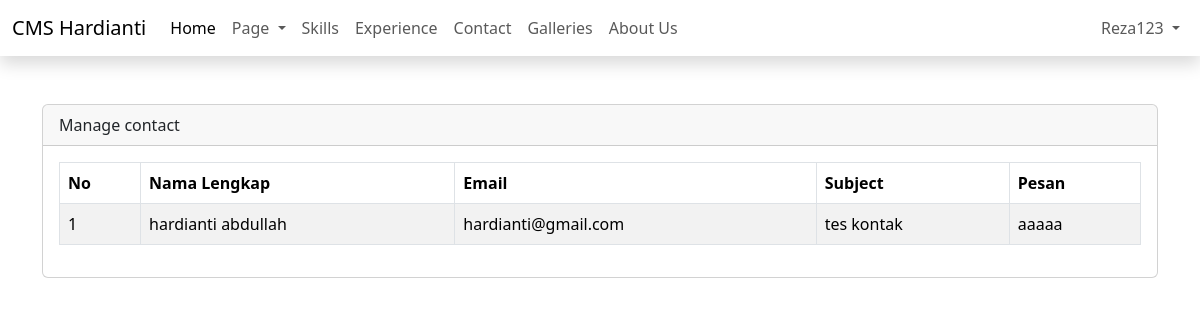
The app's page /admin/dashboard.php?page=manage-contact (signed in) with its own data.
### tables this page shows
CREATE TABLE `contacts` (
  `id` int(11) NOT NULL,
  `first_name` varchar(50) NOT NULL,
  `last_name` varchar(50) NOT NULL,
  `email` varchar(50) NOT NULL,
  `subject` varchar(100) NOT NULL,
  `message` text NOT NULL,
  `created_at` timestamp NULL DEFAULT current_timestamp(),
  `updated_at` timestamp NULL DEFAULT NULL ON UPDATE current_timestamp()
);

### admin/content/manage-contact.php (the view, shortened to what this page needs)
<?php
$query = mysqli_query($config, "SELECT * FROM contacts ORDER BY id DESC");
$row = mysqli_fetch_all($query, MYSQLI_ASSOC);
?>
<div class="table-responsive">
    <table class="table table-bordered table-striped" id="table">
        <thead>
            <tr>
                <th>No</th>
                <th>Nama Lengkap</th>
                <th>Email</th>
                <th>Subject</th>
                <th>Pesan</th>
            </tr>
        </thead>
        <tbody>
            <?php $i = 1;
            foreach ($row as $key => $data): ?>
                <tr>
                    <td><?= $key + 1 ?></td>
                    <td><?= $data['first_name'] . " " . $data['last_name'] ?></td>
                    <td><?= $data['email'] . " " ?></td>
                    <td><?= $data['subject'] . " "  ?></td>
                    <td><?= $data['message'] . " " ?></td>
                </tr>
            <?php endforeach ?>
        </tbody>
    </table>
</div>

### records on screen
contacts: first_name "hardianti", last_name "abdullah", email "hardianti@gmail.com", subject "tes kontak", message "aaaaa"

### other values on screen
$_SESSION['NAME'] "Reza123"
str_replace("-", " ", ucfirst($_GET['page'])) "Manage contact"
